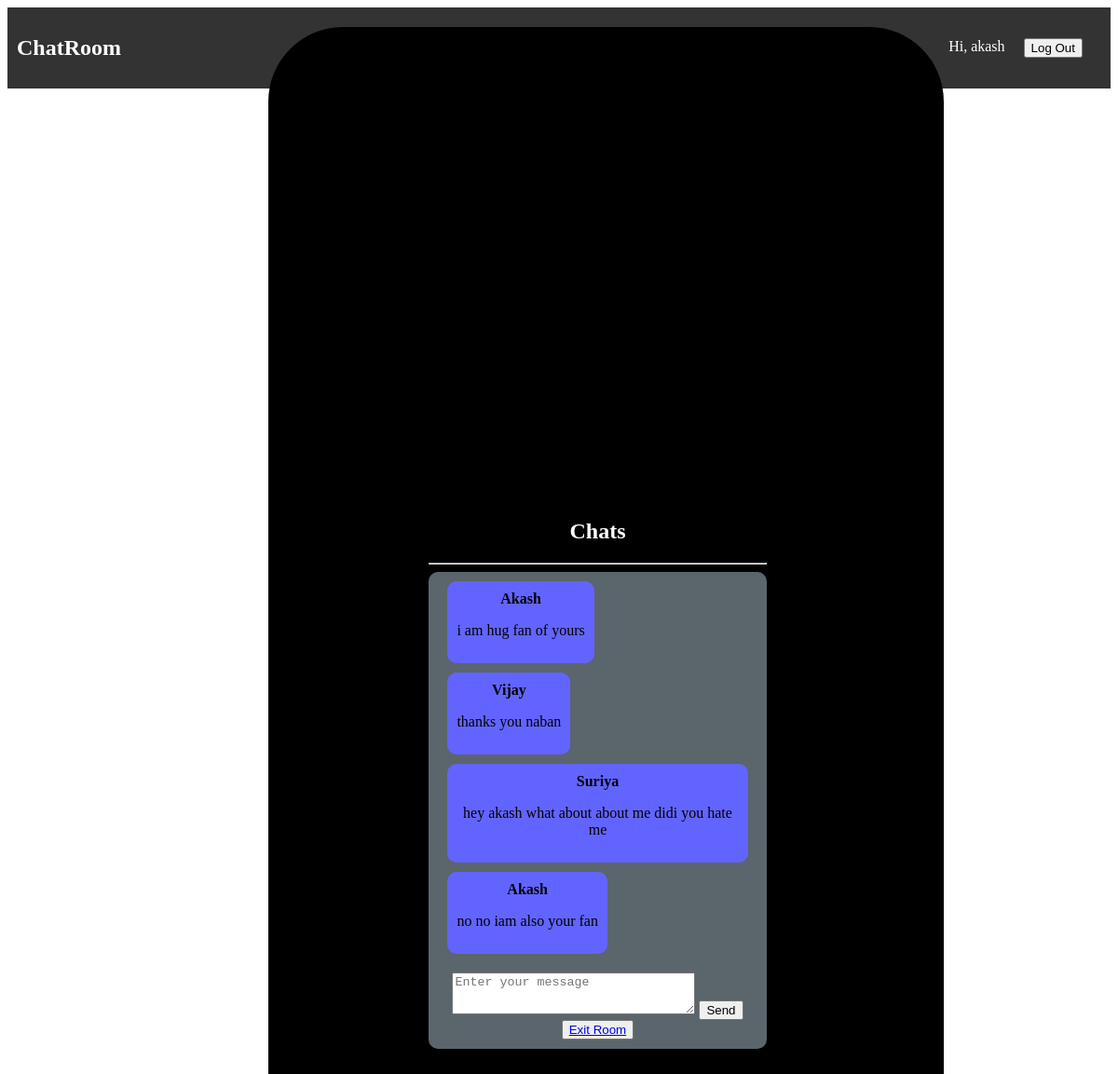
Screenshot of /suriyaroom (signed in) with the database file from the repository.
### chatapp/models.py (models this page shows, shortened)
class Message(models.Model):
    room = models.ForeignKey(Room,on_delete=models.CASCADE)
    sender = models.CharField(max_length=255)
    message = models.TextField()
    timestamp = models.DateTimeField(auto_now_add=True)

### chatapp/views.py (the view)
# urls.py: path('<str:room_name>', MessageView, name='room')
@login_required
def MessageView(request, room_name):
    try:
        get_room = Room.objects.get(room_name=room_name)
        get_messages = Message.objects.filter(room=get_room)
    except Room.DoesNotExist:
        messages.error(request, 'Room does not exist.')
        return redirect('home')
    context = {
        "messages": get_messages,
        "user": request.user,
        "room_name": room_name,
        "username": request.user,
    }
    return render(request, 'message.html', context)

### templates/message.html (shortened to what this page needs)
{% extends "base.html" %}
{% load static %}
{% block content %}
<div class="parent">
  <div class="child-2">
    <center><h2 style="color: #fff;">Chats</h2></center>
    <hr />
    <div class="chat-body-parent">
      <div class="chat-body" id="tasks">
        <div class="message" id="chatContainer">
          {% for message in messages %}
            {% if message.sender != user %}
              <div class="receive">
                <strong style="color: black">{{ message.sender }}</strong>
                <p>{{ message.message }}</p>
              </div>
            {% else %}
              <div class="send" style="background-color: aqua;">
                <p style="color: #000000">{{ message.message }}</p>
              </div>
            {% endif %}
          {% endfor %}
        </div>
        <div class="form">
          <form action="" id="message-form" method="POST">
            <textarea
              id="msg"
              cols="30"
              name="message"
              rows="10"
              placeholder="Enter your message"
              required
            ></textarea>
            <button class="submit" type="submit">Send</button>
          </form>
          <button style="text-transform: none">
            <a href="{% url 'home' %}">Exit Room</a>
          </button>
        </div>
      </div>
    </div>
  </div>
</div>
{% endblock %}

### templates/base.html (shortened to what this page needs)
{% load static%}
<!DOCTYPE html>
<html>
  <head>
    <link
      rel="stylesheet"
      type="text/css"
      href="{% static 'css/chatroom.css' %}"
    />
  </head>
  <body>
    <nav>
      <a href="{% url 'home' %}">
          <h1>ChatRoom</h1>
      </a>
      <ul>
          {% if user.is_authenticated %}
          <li>Hi, {{ user.username }}</li>
          <li class="logout">
              <form action="{% url 'logout' %}" method="post">
                  <button type="submit">Log Out</button>
              </form>
          </li>
          {% else %}
          <li>
              <a href="#" id="login-link" data-url="{% url 'login' %}">Login</a>
          </li>
          <li><a href="{% url 'signup' %}">Sign Up</a></li>
          {% endif %}
      </ul>
  </nav>
    <main>
      <div class="content">{% block content %} {% endblock %}</div>
    </main>
  </body>
</html>

### static/css/chatroom.css (style rules this page uses)
nav { background-color: #333; color: #fff; padding: 10px; display: flex; justify-content: space-between; align-items: center; }
nav a { text-decoration: none; color: #fff; }
nav ul { list-style-type: none; margin: 0; padding: 0; display: flex; }
nav ul li { margin-right: 20px; }
nav ul li.logout { margin-left: auto; }
main { display: flex; justify-content: center; align-items: center; height: 80vh; margin-right: 153px; }
.content { text-align: center; }
.parent { background-color: #000000; height: 100vh; display: flex; justify-content: center; background-position: center; background-repeat: no-repeat; background-size: cover; align-items: center; width: 154%; margin-top: 189px; border-radius: 80px; }
.child-2 { width: 50%; margin: 5px; border-radius: 10px; padding: 10px; margin-right: 48px; margin-left: 30px; }
.chat-body-parent { display: flex; justify-content: center; align-items: center; }
.chat-body, .message { background-color: #5b656c; border-radius: 10px; display: flex; padding: 10px; flex-direction: column; }
#msg { height: 39px; }
.message { max-height: 400px; overflow-y: auto; max-width: 100%; }
.receive { background-color: #6264ff; }
.chat-body .message .receive, .send { max-width: 400px; border-radius: 10px; padding: 10px; margin-bottom: 10px; }
.chat-body .message .receive { align-self: flex-start; }
.receive strong { text-transform: capitalize; }

### rows the page displays
Message: sender "Akash", message "i am hug fan of yours"
Message: sender "Vijay", message "thanks you naban"
Message: sender "Suriya", message "hey akash what about about me didi you hate me"
Message: sender "Akash", message "no no iam also your fan"

### other values shown
{{ user.username }} "akash"
